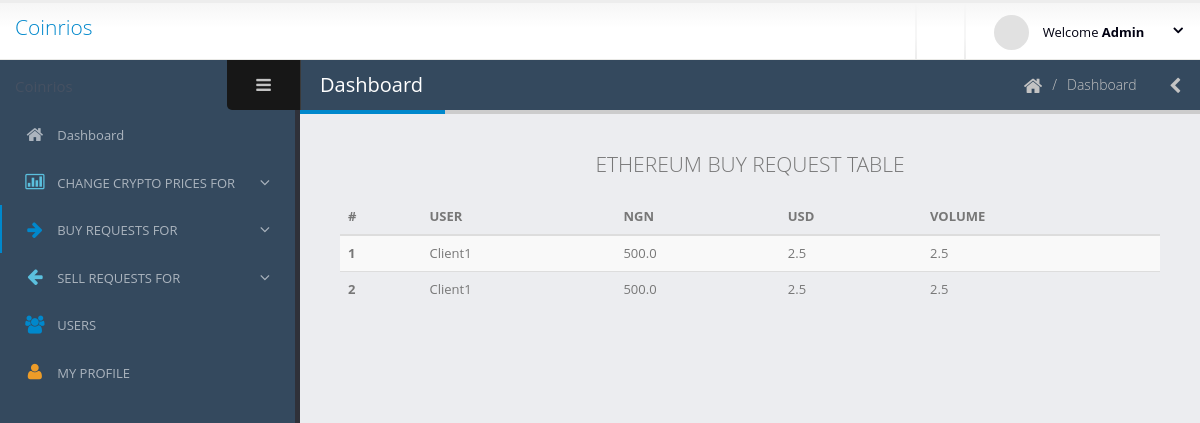
/administrator/ethereum-buy-requests/ (signed in), run on the app's committed database.
### login/models.py (models this page shows)
class User(AbstractUser):
    is_administrator = models.BooleanField(default=False)
    is_registered_user = models.BooleanField(default=False)
    address = models.CharField(max_length=200)
    city = models.CharField(max_length=200)
    state = models.CharField(max_length=200)
    country = models.CharField(max_length=200)
    is_verified = models.BooleanField(default=False)
    confirmed_email = models.BooleanField(default=False)
    drivers_license_or_international_passport_or_national_id_card = models.FileField(validators=[validate_file_size])
    utility_bill = models.FileField(validators=[validate_file_size])

### registered_user/models.py (models this page shows, shortened)
class Ethereum(models.Model):
    user = models.ForeignKey(User, on_delete=models.CASCADE)
    NGN = models.FloatField()
    USD = models.FloatField()
    volume = models.FloatField()

### administrator/views.py (the view)
# urls.py: path('ethereum-buy-requests/', views.EthereumBuyRequests.as_view(), name='ethereum_buy_requests'),
@method_decorator([login_required(), administrator_required()], name='dispatch')
class EthereumBuyRequests(ListView):
    model = Ethereum
    context_object_name = 'ethereum_request'
    template_name = 'administrator/ethereumBuyRequests.html'

### administrator/templates/administrator/ethereumBuyRequests.html (shortened to what this page needs)
{% extends 'administrator/base.html' %}
{% block navLinks %}{% load static %}
<li>
    <a href="{% url 'administrator:adminDashboard' %}">
        <i class="fa fa-home" aria-hidden="true"></i>
        <span>Dashboard</span>
    </a>
</li>
<li class="nav-parent">
    <a>
        <i class="text-info fa fa-bar-chart-o" aria-hidden="true"></i>
        <span>CHANGE CRYPTO PRICES FOR</span>
    </a>
</li>
<li class="nav-parent nav-active">
    <a>
        <i class="text-primary fa fa-arrow-right" aria-hidden="true"></i>
        <span>BUY REQUESTS FOR</span>
    </a>
</li>
<li class="nav-parent">
    <a>
        <i class="text-info fa fa-arrow-left" aria-hidden="true"></i>
        <span>SELL REQUESTS FOR</span>
    </a>
</li>
<li>
    <a href="{% url 'administrator:registered_users' %}">
        <i class="text-primary fa fa-users" aria-hidden="true"></i>
        <span>USERS</span>
    </a>
</li>
<li>
    <a href="{% url 'administrator:registered_user_profile' user.pk %}">
        <i class="text-warning fa fa-user" aria-hidden="true"></i>
        <span>MY PROFILE</span>
    </a>
</li>
{% endblock %} {% block body %}
<p class="text-center lead">ETHEREUM BUY REQUEST TABLE</p>
<div class="table-responsive">
    <table class="table table-striped">
        <thead>
            <tr>
                <th scope="col">#</th>
                <th scope="col">USER</th>
                <th scope="col">NGN</th>
                <th scope="col">USD</th>
                <th scope="col">VOLUME</th>
            </tr>
        </thead>
        <tbody>
         {% for fields in ethereum_request %}
            <tr>
                <th scope="row">{{ fields.pk }}</th>
                <td>{{ fields.user }}</td>
                <td>{{ fields.NGN }}</td>
                <td>{{ fields.USD }}</td>
                <td>{{ fields.volume }}</td>
            </tr>
         {% endfor %}
        </tbody>
    </table>
</div>
{% endblock %}

### administrator/templates/administrator/base.html (shortened to what this page needs)
<!doctype html>
<html class="fixed">
	<head>
        {% load static %}
		<link rel="stylesheet" href="{% static 'administrator/css/bootstrap-1.css' %}" />
		<link rel="stylesheet" href="{% static 'administrator/css/font-awesome/css/font-awesome.css' %}" />
		<link rel="stylesheet" href="{% static 'administrator/css/magnific-popup/magnific-popup.css' %}" />
		<link rel="stylesheet" href="{% static 'administrator/css/theme.css' %}" />
		<link rel="stylesheet" href="{% static 'administrator/css/skins/default.css' %}" />
		<link rel="stylesheet" href="{% static 'administrator/css/hugoFramework.css' %}" />
	</head>
	<body>
    {% if user.is_authenticated %}
        <section class="body">
			<header class="header">
				<div class="logo-container">
					<a href="#" class="logo">
						<p class="lead">Coinrios</p>
					</a>
				</div>
				<div class="header-right">
					<span class="separator"></span>
					<span class="separator"></span>
					<div id="userbox" class="userbox">
						<a href="#" data-toggle="dropdown">
							<figure class="profile-picture">
								<img src="{% static 'administrator/img/!logged-user.jpg' %}" alt="Logged User" class="img-circle" data-lock-picture="{% static 'administrator/img/!logged-user.jpg' %}"/>
							</figure>
							<div class="profile-info" data-lock-name="{{ user }}" data-lock-email="{{ user.email }}">
                                <span class="name">Welcome <strong>{{ user }}</strong></span>
							</div>
							<i class="fa custom-caret"></i>
						</a>
					</div>
				</div>
			</header>
			<div class="inner-wrapper">
				<aside id="sidebar-left" class="sidebar-left">
					<div class="sidebar-header">
						<div class="sidebar-title">
						</div>
						<div class="sidebar-toggle hidden-xs" data-toggle-class="sidebar-left-collapsed" data-target="html" data-fire-event="sidebar-left-toggle">
							<i class="fa fa-bars" aria-label="Toggle sidebar"></i>
						</div>
					</div>
					<div class="nano">
						<div class="nano-content">
							<nav id="menu" class="nav-main" role="navigation">
								<ul class="nav nav-main">
                                    {% block navLinks %}{% endblock %}
								</ul>
							</nav>
						</div>
					</div>
				</aside>
				<section role="main" class="content-body">
					<header class="page-header">
						<h2>Dashboard</h2>
						<div class="right-wrapper pull-right">
							<ol class="breadcrumbs">
								<li>
									<a>
										<i class="fa fa-home"></i>
									</a>
								</li>
								<li><span>Dashboard</span></li>
							</ol>
							<a class="sidebar-right-toggle" data-open="sidebar-right"><i class="fa fa-chevron-left"></i></a>
						</div>
					</header>
                    {% block body %}{% endblock %}
		</section>
    {% else %}
        <h1>Sorry Please <a href="{% url 'login' %}">Login</a></h1>
    {% endif %}
	</body>
</html>

### administrator/static/administrator/css/skins/default.css (style rules this page uses)
a, .btn-link { color: #0088cc; }
.text-primary { color: #0088cc !important; }
.page-header h2 { border-bottom-color: #0088cc; }
ul.nav-main > li.nav-active > a { box-shadow: 2px 0 0 #0088cc inset; }

### data on the page
User: username "Admin"
Ethereum: pk "1", user "Client1", NGN "500.0", USD "2.5", volume "2.5"
Ethereum: pk "2", user "Client1", NGN "500.0", USD "2.5", volume "2.5"
